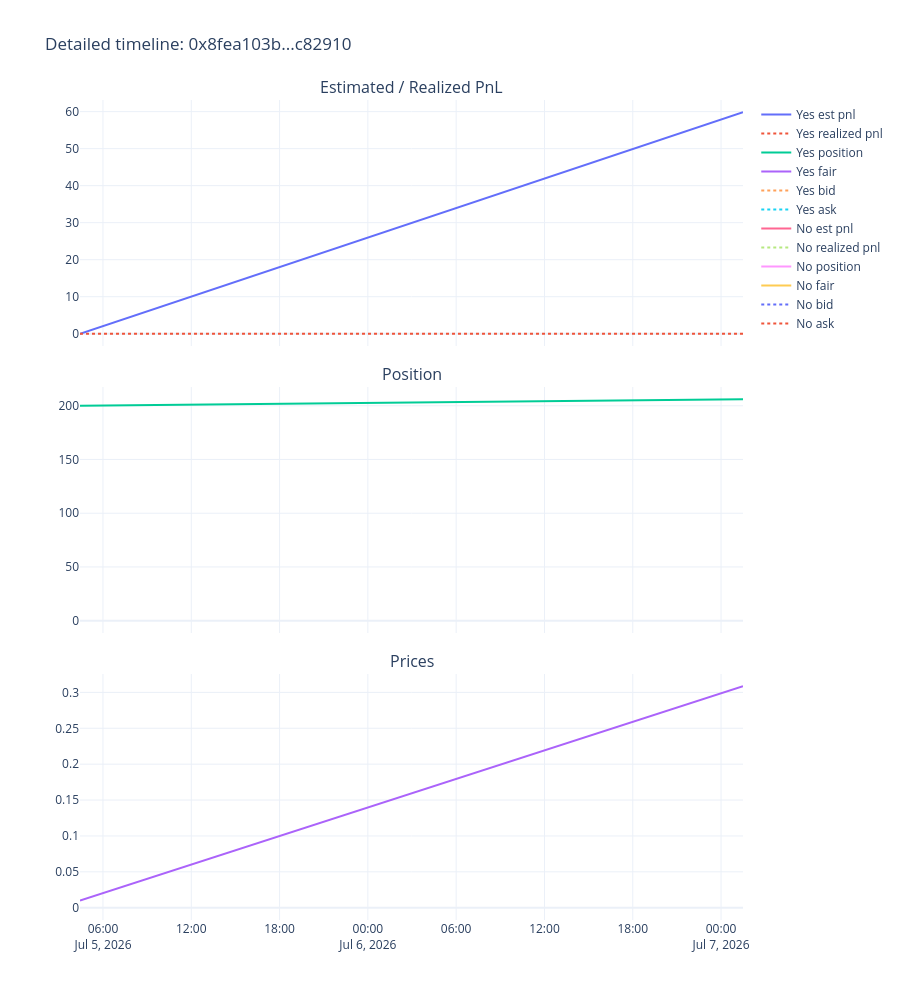

Source (notebook cell):
### Code cell
timeline = events[events['row_type'] == 'stats'][['dt', 'token_id', 'outcome', 'position_after', 'realized_pnl', 'est_pnl', 'best_bid', 'best_ask', 'fair_price', 'vwap5m', 'vwap15m', 'vwap1h']].copy()
timeline = timeline.sort_values(['dt', 'token_id']).reset_index(drop=True)

fig = make_subplots(rows=3, cols=1, shared_xaxes=True, vertical_spacing=0.05,
                     subplot_titles=('Estimated / Realized PnL', 'Position', 'Prices'))

for token_id, grp in timeline.groupby('token_id', sort=False):
    label = grp['outcome'].iloc[0]
    fig.add_trace(go.Scatter(x=grp['dt'], y=grp['est_pnl'], name=f'{label} est pnl', mode='lines'), row=1, col=1)
    fig.add_trace(go.Scatter(x=grp['dt'], y=grp['realized_pnl'], name=f'{label} realized pnl', mode='lines', line=dict(dash='dot')), row=1, col=1)
    fig.add_trace(go.Scatter(x=grp['dt'], y=grp['position_after'], name=f'{label} position', mode='lines'), row=2, col=1)
    fig.add_trace(go.Scatter(x=grp['dt'], y=grp['fair_price'], name=f'{label} fair', mode='lines'), row=3, col=1)
    fig.add_trace(go.Scatter(x=grp['dt'], y=grp['best_bid'], name=f'{label} bid', mode='lines', line=dict(dash='dot')), row=3, col=1)
    fig.add_trace(go.Scatter(x=grp['dt'], y=grp['best_ask'], name=f'{label} ask', mode='lines', line=dict(dash='dot')), row=3, col=1)

fig.update_layout(height=1000, template='plotly_white', title=f'Detailed timeline: {best_cid[:10]}...{best_cid[-6:]}')
fig.show()

### Figure 1 — Plotly figure (JSON) as saved in the notebook; plotly's stock layout.template omitted (floating-point values rounded to 4 significant figures)
{"data": [{"mode": "lines", "name": "Yes est pnl", "type": "scatter", "x": ["2026-07-05T04:26:19", "2026-07-07T01:29:29"], "xaxis": "x", "y": [0.0, 59.82], "yaxis": "y"}, {"line": {"dash": "dot"}, "mode": "lines", "name": "Yes realized pnl", "type": "scatter", "x": ["2026-07-05T04:26:19", "2026-07-07T01:29:29"], "xaxis": "x", "y": [0.0, 0.0], "yaxis": "y"}, {"mode": "lines", "name": "Yes position", "type": "scatter", "x": ["2026-07-05T04:26:19", "2026-07-07T01:29:29"], "xaxis": "x2", "y": [200.0, 206.0], "yaxis": "y2"}, {"mode": "lines", "name": "Yes fair", "type": "scatter", "x": ["2026-07-05T04:26:19", "2026-07-07T01:29:29"], "xaxis": "x3", "y": [0.01, 0.3085], "yaxis": "y3"}, {"line": {"dash": "dot"}, "mode": "lines", "name": "Yes bid", "type": "scatter", "x": ["2026-07-05T04:26:19", "2026-07-07T01:29:29"], "xaxis": "x3", "y": [NaN, NaN], "yaxis": "y3"}, {"line": {"dash": "dot"}, "mode": "lines", "name": "Yes ask", "type": "scatter", "x": ["2026-07-05T04:26:19", "2026-07-07T01:29:29"], "xaxis": "x3", "y": [NaN, NaN], "yaxis": "y3"}, {"mode": "lines", "name": "No est pnl", "type": "scatter", "x": ["2026-07-05T04:26:19"], "xaxis": "x", "y": [0.0], "yaxis": "y"}, {"line": {"dash": "dot"}, "mode": "lines", "name": "No realized pnl", "type": "scatter", "x": ["2026-07-05T04:26:19"], "xaxis": "x", "y": [0.0], "yaxis": "y"}, {"mode": "lines", "name": "No position", "type": "scatter", "x": ["2026-07-05T04:26:19"], "xaxis": "x2", "y": [0.0], "yaxis": "y2"}, {"mode": "lines", "name": "No fair", "type": "scatter", "x": ["2026-07-05T04:26:19"], "xaxis": "x3", "y": [0.0], "yaxis": "y3"}, {"line": {"dash": "dot"}, "mode": "lines", "name": "No bid", "type": "scatter", "x": ["2026-07-05T04:26:19"], "xaxis": "x3", "y": [NaN], "yaxis": "y3"}, {"line": {"dash": "dot"}, "mode": "lines", "name": "No ask", "type": "scatter", "x": ["2026-07-05T04:26:19"], "xaxis": "x3", "y": [NaN], "yaxis": "y3"}], "layout": {"annotations": [{"font": {"size": 16}, "showarrow": false, "text": "Estimated / Realized PnL", "x": 0.5, "xanchor": "center", "xref": "paper", "y": 1, "yanchor": "bottom", "yref": "paper"}, {"font": {"size": 16}, "showarrow": false, "text": "Position", "x": 0.5, "xanchor": "center", "xref": "paper", "y": 0.65, "yanchor": "bottom", "yref": "paper"}, {"font": {"size": 16}, "showarrow": false, "text": "Prices", "x": 0.5, "xanchor": "center", "xref": "paper", "y": 0.3, "yanchor": "bottom", "yref": "paper"}], "height": 1000, "title": {"text": "Detailed timeline: 0x8fea103b...c82910"}, "xaxis": {"anchor": "y", "domain": [0, 1], "matches": "x3", "showticklabels": false}, "xaxis2": {"anchor": "y2", "domain": [0, 1], "matches": "x3", "showticklabels": false}, "xaxis3": {"anchor": "y3", "domain": [0, 1]}, "yaxis": {"anchor": "x", "domain": [0.7, 1]}, "yaxis2": {"anchor": "x2", "domain": [0.35, 0.65]}, "yaxis3": {"anchor": "x3", "domain": [0, 0.3]}}}
